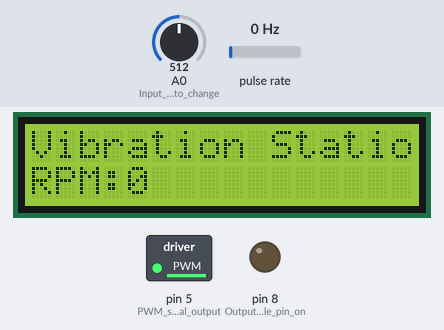
The sketch below on a simulated Arduino Uno, built with avr-gcc and run on an emulated ATmega328P. Shown: 16×2 character LCD, switched loads named in the sketch (green lamp = pin HIGH), output pins drawn as LEDs (lit = HIGH). Wiring (inferred from the names in the program): pulse sensor: data pin 2. Inputs (shaded band) come from the test bench; at power-on: pulse rate 0 Hz, A0 (Input_from_POT_to_change) = 512. What the sketch prints to the serial monitor is not drawn.

Above: at 1.2 s.
1.3 s: pulse rate (sensor on pin 2) set to 4 Hz
3.0 s: pulse rate (sensor on pin 2) set to 100 Hz
At 3.27 s:
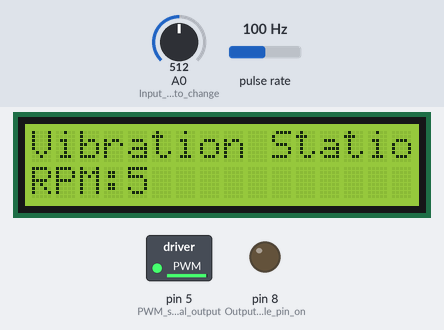
4.7 s: pulse rate (sensor on pin 2) set to 196 Hz
At 19.1 s:
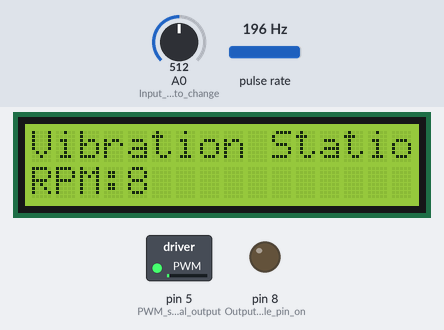
At 32.83 s:
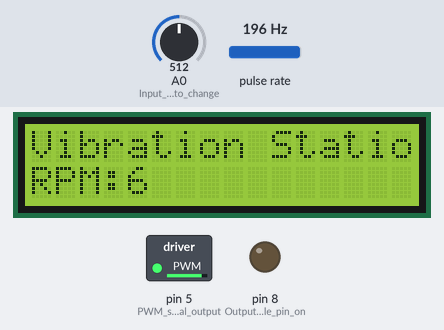
Timing chart, 0 to 34.2 s (numbered marks = the images above; inputs shaded):
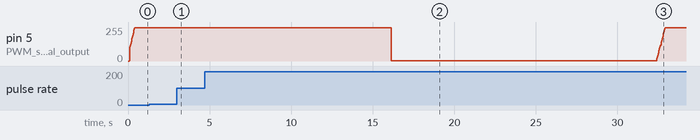

Measured:
- after the input at 3.0 s, the display: first differs from a run without the input after 0.21 s (image 1)
- after the input at 4.7 s, the display: changes at once (image 2)

The sketch:

PID.ino
```cpp
#include <Wire.h>
#include <LCD.h>
#include <LiquidCrystal_I2C.h>


LiquidCrystal_I2C  lcd(0x27,2,1,0,4,5,6,7); // 0x27 is the I2C bus address for an unmodified backpack

int desired = 0; //used to get PWM duty cycle
int achan = 0;  // ChannelA of the encoder - Actual speed
//int bchan = 0;
int Error = 0;
int PIDspeed = 0;
int OutputSignal = 0;
int PrevSpeed = 0;
double Integral = 0;
int P = 0;
int I = 0;
int D = 0;


void setup() {
  pinMode(5, OUTPUT);  //PWM signal output
  pinMode(A0, INPUT);  //Input from POT to change PWM signal
  pinMode(2, INPUT);  //Input from Encoder Channel A
  pinMode(3, INPUT);  //Input from Encoder Channel B
  pinMode(8, OUTPUT); //Output to disable pin on Gate driver

  //setting the frequency to 31.25kHz by not setting a prescaler to Timer0
  TCCR0A = 0;
  TCCR0B = 0;
  TCCR0A |= (1 << WGM00) | (1 << COM0A1); // a|=b > a= a|b bitwise OR
  TCCR0B |= (1 << CS00);
  Serial.begin(9600);

   // activate LCD module
  lcd.begin (16,2); // for 16 x 2 LCD module
  lcd.setBacklightPin(3,POSITIVE);
  lcd.setBacklight(HIGH);


  attachInterrupt(digitalPinToInterrupt(2), count, RISING); //pin 2, goes to count function, detects rising edge

  cli();//stop interrupts

  TCCR1A = 0;// set entire TCCR1A register to 0
  TCCR1B = 0;// same for TCCR1B
  TCNT1  = 0;//initialize counter value to 0
  // set compare match register for 40hz increments
  OCR1A = 6249;// = (16*10^6) / (64*40) - 1 (must be <65536), interupt every 25 miliseconds
  // turn on CTC mode
  TCCR1B |= (1 << WGM12);
  // Set CS10, CS11, and CS12 bits for 64 prescaler
  TCCR1B |= (0 << CS12) | (1 << CS11) | (1 << CS10);
  // enable timer compare interrupt
  TIMSK1 |= (1 << OCIE1A);

  sei();//allow interrupts

}

double counter = 0;
double RPM = 0;
double kP = 0.73; //proportional constant
double kI = 0.1; //integral constant
double kD = 0; //derivative constant

void loop() {
  desired = analogRead(A0); //desired speed of motor as judged by the POT, 1024 number
  achan = digitalRead(2); //read Channel A of Encoder, actual speed of the motor in frequency
  //bchan = digitalRead(3); //read Channel B of Encoder
  analogWrite(5, (PIDspeed/4)); //PWM signal (pin#, DutyCycle), Divide by 4 because analogRead is 1024 but write is 256
  digitalWrite(8, LOW); //Output 0 to pin 8, when pin low, disable on gatedriver is not disabling the circuit, when disable is high it does

  lcd.home (); // set cursor to 0,0
  lcd.print("Vibration Station");
  lcd.setCursor(0,1); //0 = start of lcd left side, 1 corresponds to second row
  lcd.print("RPM:");
  lcd.setCursor(4,1);
  lcd.print((int) RPM); //int to have integers
  lcd.print("      ");  //clearing

  }

//RPM determining function, PID as well
 ISR(TIMER1_COMPA_vect){
   RPM = (counter/1440)*2400; //divide the amount of up pulses by 1440(the ppr of the encoder) and mult by 600 to get in minutes(its every .025), RPM
   //Serial.println(counter); //testing purposes
   counter = 0;

   //PID Function
   Error = desired - RPM;
   Integral = Integral + Error;
   P = Error * kP;
   I = Integral * kI;
   D = (PrevSpeed - RPM) * kD;
   PIDspeed = P + I + D; // Number should be in 0 - 1024, Offset to account for how the circuit works
     if(PIDspeed > 1000) PIDspeed = 1000; // don't want the speed of the motor either having the PWM all on
     if(PIDspeed < 10) PIDspeed = 10;// Don't want something odd happening with a negative number
   PrevSpeed = RPM;
   Serial.print(desired);
   Serial.print(",");
   Serial.print(RPM);
   Serial.print(",");
   Serial.print(Error);
   Serial.print(",");
   Serial.println(PIDspeed);


  }


 void count(){
  counter++;  //increment counter by 1 every time there is a high pulse from ChannelA of the encoder
 }
```
